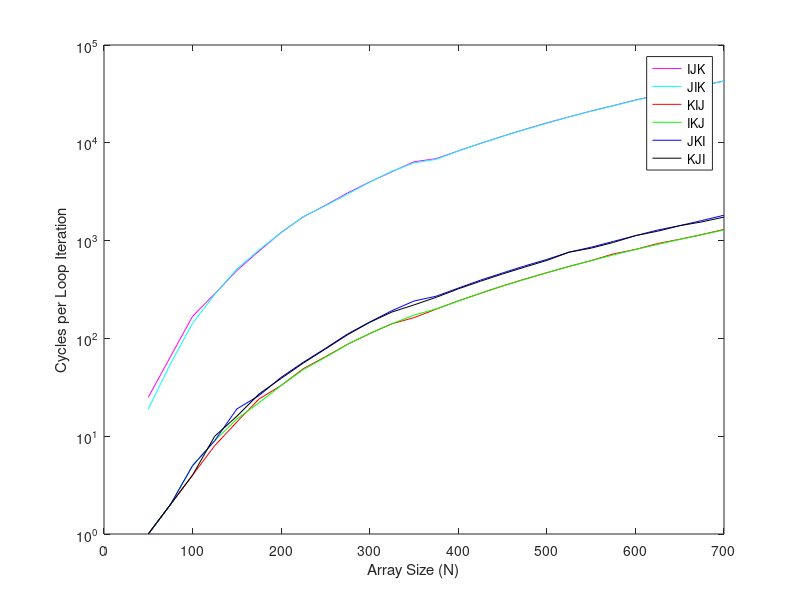

Here is the MATLAB script that generated this plot:
clc;
clear all;

f1=importdata("ijkdata.csv");
f2=importdata("jikdata.csv");
f3=importdata("kijdata.csv");
f4=importdata("ikjdata.csv");
f5=importdata("jkidata.csv");
f6=importdata("kjidata.csv");

figure(1);

plot(f1(:,1),f1(:,2),'m'); 
hold on;

plot(f2(:,1),f2(:,2),'c');  set(gca,'YScale','log')

plot(f3(:,1),f3(:,2),'r');

plot(f4(:,1),f4(:,2),'g');

plot(f5(:,1),f5(:,2),'b');

plot(f6(:,1),f6(:,2),'k');
xlabel('Array Size (N)');
ylabel('Cycles per Loop Iteration');
legend('IJK','JIK','KIJ','IKJ','JKI','KJI');
hold off;